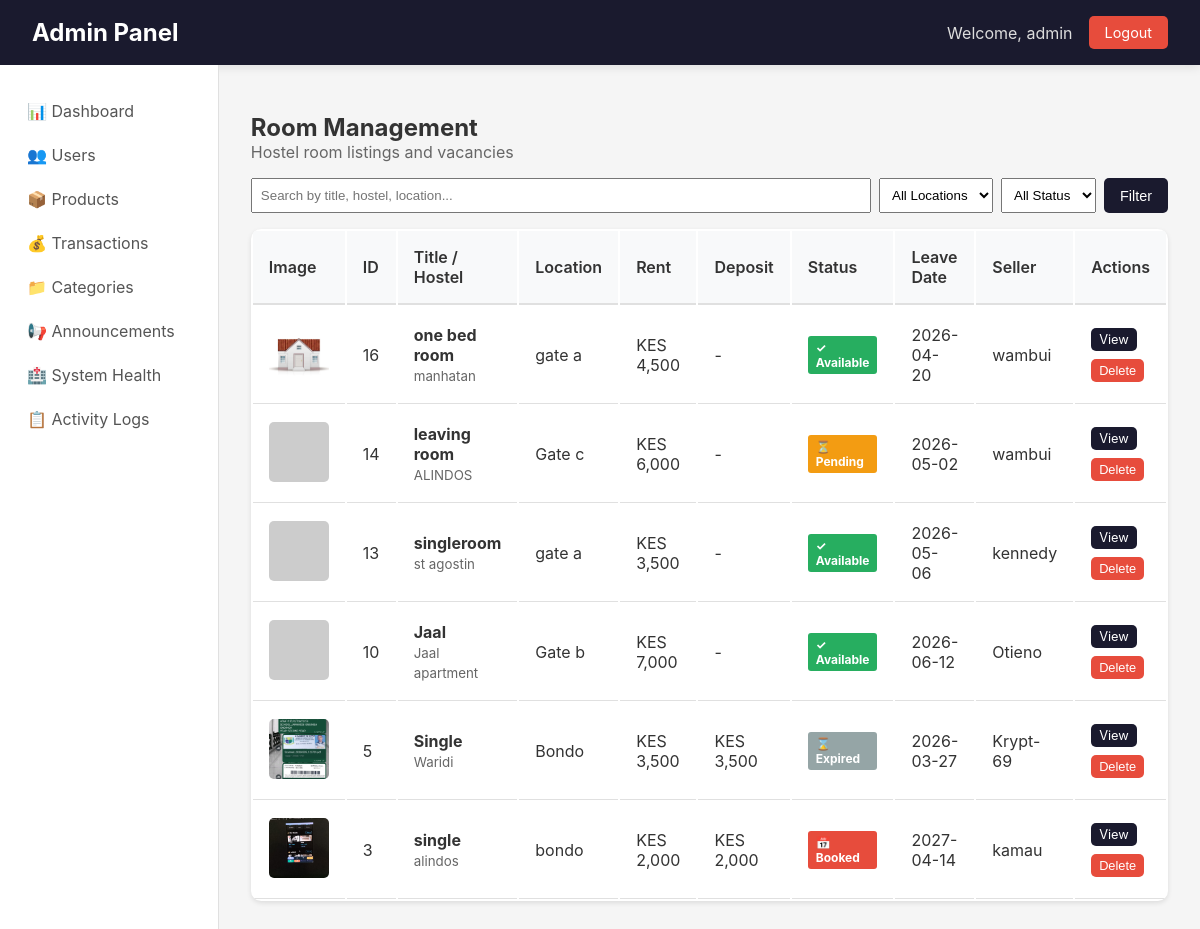
The app's page /admin/rooms (signed in), older data.
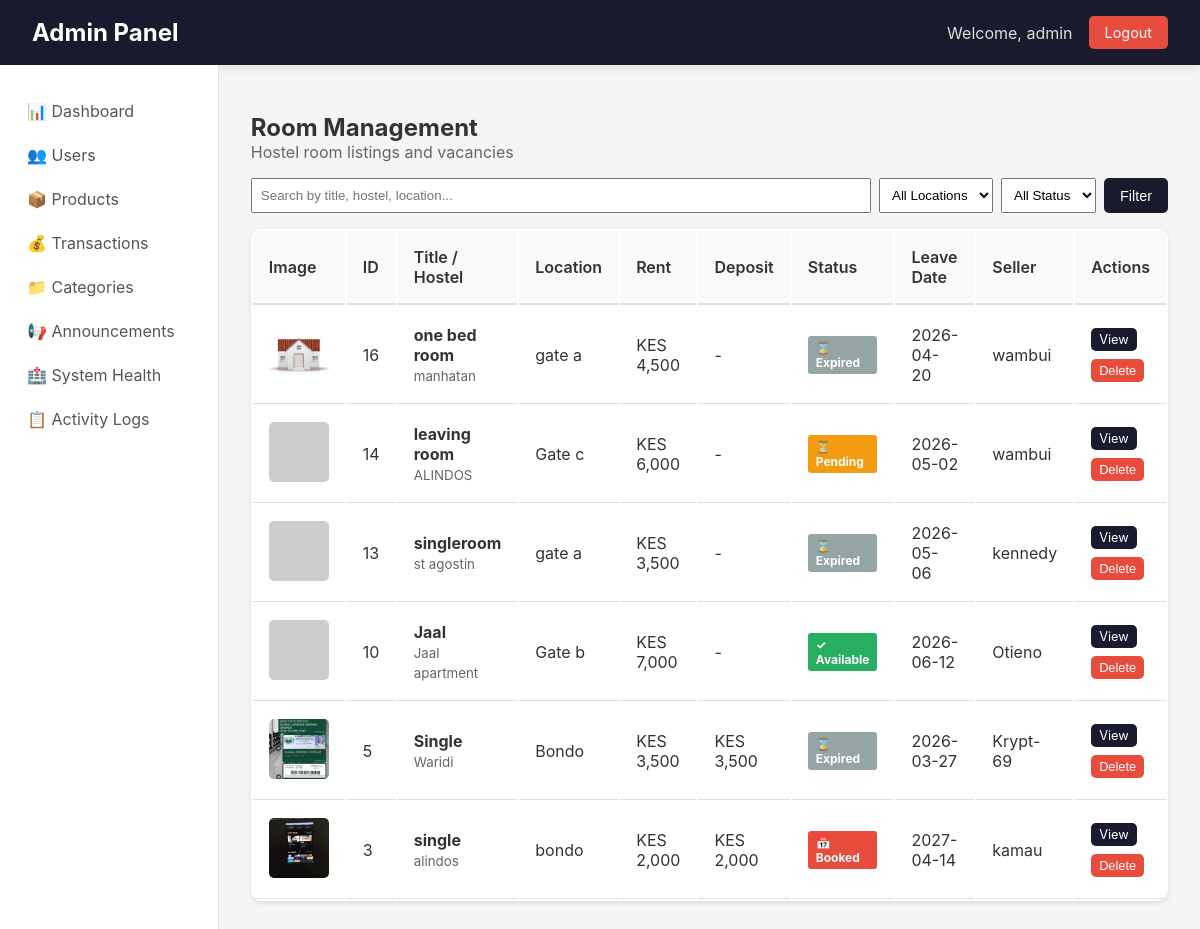
The same page, newer data.
### app/models.py (models this page shows, shortened)
class User(UserMixin, db.Model):
    __tablename__ = 'users'
    id = db.Column(db.Integer, primary_key=True)
    username = db.Column(db.String(80), unique=True, nullable=False)
    email = db.Column(db.String(120), unique=True, nullable=False)
    password_hash = db.Column(db.String(256))
    phone = db.Column(db.String(20))
    created_at = db.Column(db.DateTime, default=datetime.utcnow)
    google_id = db.Column(db.String(100), unique=True, nullable=True)
    profile_picture = db.Column(db.String(500), nullable=True)
    products = db.relationship('Product',
        foreign_keys='Product.seller_id',
        back_populates='seller',
        lazy=True
    )
    payments = db.relationship('Payment',
        back_populates='payment_user',
        lazy=True
    )
    phone_number = db.Column(db.String(20))
    campus_location = db.Column(db.String(100))
    hostel_name = db.Column(db.String(100))
    hostel_room = db.Column(db.String(20))
    whatsapp_number = db.Column(db.String(20))
    show_contact_details = db.Column(db.Boolean, default=True)
    contact_preference = db.Column(db.String(20), default='whatsapp')
    is_admin = db.Column(db.Boolean, default=False)
    conversations_as_buyer = db.relationship('Chat',
        foreign_keys='Chat.buyer_id',
        back_populates='buyer',
        lazy=True,
        cascade='all, delete-orphan'
    )
    conversations_as_seller = db.relationship('Chat',
        foreign_keys='Chat.seller_id',
        back_populates='seller',
        lazy=True,
        cascade='all, delete-orphan'
    )
    sent_messages = db.relationship('Message',
        foreign_keys='Message.sender_id',
        back_populates='sender',
        lazy=True,
        cascade='all, delete-orphan'
    )
    sent_offers = db.relationship('Offer',
        foreign_keys='Offer.buyer_id',
        back_populates='offer_buyer',
        lazy=True
    )
    received_offers = db.relationship('Offer',
        foreign_keys='Offer.seller_id',
        back_populates='offer_seller',
        lazy=True
    )

class Product(db.Model):
    __tablename__ = 'products'
    id = db.Column(db.Integer, primary_key=True)
    title = db.Column(db.String(100), nullable=False)
    description = db.Column(db.Text)
    price = db.Column(db.Float, nullable=False)
    condition = db.Column(db.String(20))
    contact_info = db.Column(db.Text)
    is_fast_moving = db.Column(db.Boolean, default=False)
    is_active = db.Column(db.Boolean, default=True)
    is_sold = db.Column(db.Boolean, default=False)
    Token = db.Column(db.Float, nullable=False)
    category_id = db.Column(db.Integer, db.ForeignKey('categories.id'), nullable=False)
    seller_id = db.Column(db.Integer, db.ForeignKey('users.id'), nullable=False)
    image_group_id = db.Column(db.Integer, db.ForeignKey('product_image_groups.id'), nullable=True)
    created_at = db.Column(db.DateTime, default=datetime.utcnow)
    updated_at = db.Column(db.DateTime, default=datetime.utcnow, onupdate=datetime.utcnow)
    hostel_name = db.Column(db.String(100), nullable=False, default='')
    location = db.Column(db.String(100), nullable=False, default='')
    leave_date = db.Column(db.DateTime, nullable=False, default=datetime.utcnow)
    room_type = db.Column(db.String(20), default='single')
    deposit = db.Column(db.Float, default=0)
    commission_percentage = db.Column(db.Float, default=0)
    is_commission_listing = db.Column(db.Boolean, default=False)
    status = db.Column(db.String(20), default='available')
    agreement_user_id = db.Column(db.Integer, db.ForeignKey('users.id'), nullable=True)
    agreement_expires_at = db.Column(db.DateTime, nullable=True)
    booked_at = db.Column(db.DateTime, nullable=True)
    total_unlocks = db.Column(db.Integer, default=0)
    last_interest_update = db.Column(db.DateTime, default=datetime.utcnow)
    payments = db.relationship('Payment', back_populates='product', lazy=True, cascade="all, delete-orphan")
    chats = db.relationship('Chat', back_populates='product', lazy=True, cascade='all, delete-orphan')
    offers = db.relationship('Offer', back_populates='product', lazy=True, cascade='all, delete-orphan')
    unlocks = db.relationship(
    'ProductUnlock',
    back_populates='product',
    cascade='all, delete-orphan'
)
    notifications = db.relationship(
    'Notification',
    back_populates='product',
    cascade='all, delete-orphan'
)
    agreement_user = db.relationship('User', foreign_keys=[agreement_user_id])
    category = db.relationship('Category', back_populates='products')
    seller = db.relationship('User', foreign_keys=[seller_id], back_populates='products')
    image_group = db.relationship('ProductImageGroup', back_populates='product')

class ProductImage(db.Model):
    __tablename__ = 'product_images'
    id = db.Column(db.Integer, primary_key=True)
    filename = db.Column(db.String(255), nullable=False)
    filepath = db.Column(db.String(500), nullable=False)
    uploaded_at = db.Column(db.DateTime, default=datetime.utcnow)
    group_id = db.Column(db.Integer, db.ForeignKey('product_image_groups.id'))
    group = db.relationship('ProductImageGroup', back_populates='images')

### app/admin/routes.py (the view)
@admin_bp.route('/rooms')
@login_required
@admin_required
def rooms():
    page = request.args.get('page', 1, type=int)
    search = request.args.get('search', '')
    status = request.args.get('status', 'all')
    location = request.args.get('location', '')
    query = Product.query.filter(
        Product.hostel_name != '',
        Product.hostel_name.isnot(None)
    )
    if search:
        query = query.filter(
            (Product.title.ilike(f'%{search}%')) |
            (Product.hostel_name.ilike(f'%{search}%')) |
            (Product.location.ilike(f'%{search}%'))
        )
    if location:
        query = query.filter(Product.location.ilike(f'%{location}%'))
    if status == 'available':
        query = query.filter(Product.status == 'available', Product.is_active == True)
    elif status == 'pending':
        query = query.filter(Product.status == 'pending')
    elif status == 'booked':
        query = query.filter(Product.status == 'booked')
    elif status == 'expired':
        query = query.filter(Product.status == 'expired')
    elif status == 'inactive':
        query = query.filter(Product.is_active == False)
    rooms = query.order_by(Product.created_at.desc()).paginate(page=page, per_page=20, error_out=False)
    locations = db.session.query(Product.location).filter(
        Product.hostel_name != '',
        Product.location != ''
    ).distinct().all()
    locations = [loc[0] for loc in locations if loc[0]]
    return render_template('admin/rooms.html', rooms=rooms, search=search, status=status, location=location, locations=locations)

### app/admin/routes.py (called while the page is built)
def admin_required(f):
    @wraps(f)
    def decorated_function(*args, **kwargs):
        if not current_user.is_authenticated:
            flash('Please login to access admin area.', 'warning')
            return redirect(url_for('auth.login'))
        if not current_user.is_admin:
            flash('Admin access required.', 'error')
            return redirect(url_for('main.index'))
        return f(*args, **kwargs)
    return decorated_function

### app/models.py (called while the page is built)
@login_manager.user_loader
def load_user(user_id):
    return User.query.get(int(user_id))

### app/templates/admin/rooms.html (shortened to what this page needs)
{% extends "admin/base.html" %}
{% block content %}
<h2>Room Management</h2>
<p style="color: #666; margin-bottom: 1rem;">Hostel room listings and vacancies</p>
<div style="margin-bottom: 1rem;">
    <form method="GET" style="display: flex; gap: 0.5rem; flex-wrap: wrap;">
        <input type="text" name="search" placeholder="Search by title, hostel, location..." value="{{ search }}" style="flex: 2; padding: 0.5rem;">
        <select name="location" style="padding: 0.5rem;">
            <option value="">All Locations</option>
        </select>
        <select name="status" style="padding: 0.5rem;">
            <option value="all" {% if status == 'all' %}selected{% endif %}>All Status</option>
        </select>
        <button type="submit" class="btn btn-primary">Filter</button>
    </form>
</div>
<table class="data-table">
    <thead>
        <tr>
            <th>Image</th>
            <th>ID</th>
            <th>Title / Hostel</th>
            <th>Location</th>
            <th>Rent</th>
            <th>Deposit</th>
            <th>Status</th>
            <th>Leave Date</th>
            <th>Seller</th>
            <th>Actions</th>
        </tr>
    </thead>
    <tbody>
        {% for room in rooms.items %}
        <tr>
            <td>
                {% if room.image_group and room.image_group.images %}
                    <img src="{{ url_for('static', filename='uploads/product_images/' + room.image_group.images[0].filename) }}"
                         class="room-image"
                         alt="{{ room.title }}"
                         onerror="this.onerror=null; this.src='https://via.placeholder.com/60?text=No+Image'">
                {% else %}
                    <div style="width: 60px; height: 60px; background: #f0f0f0; display: flex; align-items: center; justify-content: center; border-radius: 5px;">🏠</div>
                {% endif %}
            </td>
            <td>{{ room.id }}</td>
            <td>
                <strong>{{ room.title[:35] }}</strong><br>
                <small style="color: #666;">{{ room.hostel_name }}</small>
            </td>
            <td>{{ room.location }}</td>
            <td>KES {{ "{:,.0f}".format(room.price) }}</td>
            <td>{% if room.deposit > 0 %}KES {{ "{:,.0f}".format(room.deposit) }}{% else %}-{% endif %}</td>
            <td>
                <span class="status-badge status-{{ room.status }}">
                    {% if room.status == 'available' %}✓ Available
                    {% elif room.status == 'pending' %}⏳ Pending
                    {% elif room.status == 'booked' %}📅 Booked
                    {% elif room.status == 'expired' %}⌛ Expired
                    {% else %}❌ Inactive{% endif %}
                </span>
            </td>
            <td>{{ room.leave_date.strftime('%Y-%m-%d') if room.leave_date else '-' }}</td>
            <td>{{ room.seller.username if room.seller else 'N/A' }}</td>
            <td>
                <div style="display: flex; gap: 0.5rem; flex-wrap: wrap;">
                    <a href="{{ url_for('admin.room_detail', room_id=room.id) }}" class="btn btn-sm btn-primary">View</a>
                    <form method="POST" action="{{ url_for('admin.delete_room', room_id=room.id) }}"
                          onsubmit="return confirm('Delete this room listing? This cannot be undone.');"
                          style="display: inline;">
                        <button type="submit" class="btn btn-sm btn-danger">Delete</button>
                    </form>
                </div>
            </td>
        </tr>
        {% endfor %}
    </tbody>
</table>
{% endblock %}

### app/templates/admin/base.html (shortened to what this page needs)
<!DOCTYPE html>
<html lang="en">
<head>
</head>
<body>
    <header class="admin-header">
        <h1><a href="{{ url_for('admin.dashboard') }}">Admin Panel</a></h1>
        <div class="admin-user">
            <span>Welcome, {{ current_user.username }}</span>
            <a href="{{ url_for('auth.logout') }}" class="logout-btn">Logout</a>
        </div>
    </header>
    <div class="admin-container">
        <nav class="admin-sidebar">
            <a href="{{ url_for('admin.dashboard') }}" class="{% if request.endpoint == 'admin.dashboard' %}active{% endif %}">
                📊 Dashboard
            </a>
            <a href="{{ url_for('admin.users') }}" class="{% if request.endpoint == 'admin.users' or request.endpoint == 'admin.user_detail' %}active{% endif %}">
                👥 Users
            </a>
            <a href="{{ url_for('admin.products') }}" class="{% if request.endpoint == 'admin.products' %}active{% endif %}">
                📦 Products
            </a>
            <a href="{{ url_for('admin.transactions') }}" class="{% if request.endpoint == 'admin.transactions' %}active{% endif %}">
                💰 Transactions
            </a>
            <a href="{{ url_for('admin.categories') }}" class="{% if request.endpoint == 'admin.categories' %}active{% endif %}">
                📁 Categories
            </a>
            <a href="{{ url_for('announcements.admin') }}" class="{% if request.endpoint == 'announcements.admin' %}active{% endif %}">
    📢 Announcements
</a>
<a href="{{ url_for('admin.system_health') }}" class="{% if request.endpoint == 'admin.system_health' %}active{% endif %}">
    🏥 System Health
</a>
<a href="{{ url_for('admin.admin_logs') }}" class="{% if request.endpoint == 'admin.admin_logs' %}active{% endif %}">
    📋 Activity Logs
</a>
        </nav>
        <main class="admin-content">
            {% block content %}{% endblock %}
        </main>
    </div>
</body>
</html>

### app/templates/admin/base.html (style rules this page uses)
* { margin: 0; padding: 0; box-sizing: border-box; }
body { font-family: -apple-system, BlinkMacSystemFont, 'Segoe UI', Roboto, 'Helvetica Neue', Arial, sans-serif; background: #f5f5f5; color: #333; }
.admin-header { background: #1a1a2e; color: white; padding: 1rem 2rem; display: flex; justify-content: space-between; align-items: center; box-shadow: 0 2px 10px rgba(0,0,0,0.1); }
.admin-header h1 { font-size: 1.5rem; }
.admin-header h1 a { color: white; text-decoration: none; }
.admin-user { display: flex; align-items: center; gap: 1rem; }
.admin-user span { color: #ddd; }
.logout-btn { background: #e74c3c; color: white; padding: 0.5rem 1rem; text-decoration: none; border-radius: 5px; font-size: 0.9rem; }
.admin-container { display: flex; min-height: calc(100vh - 64px); }
.admin-sidebar { width: 250px; background: white; border-right: 1px solid #e0e0e0; padding: 1.5rem 0; }
.admin-sidebar a { display: block; padding: 0.75rem 1.5rem; color: #555; text-decoration: none; transition: all 0.3s; border-left: 3px solid transparent; }
.admin-content { flex: 1; padding: 2rem; }
.data-table { background: white; border-radius: 10px; overflow: hidden; box-shadow: 0 2px 5px rgba(0,0,0,0.1); width: 100%; }
.data-table th { background: #f8f9fa; padding: 1rem; text-align: left; font-weight: 600; border-bottom: 2px solid #e0e0e0; }
.data-table td { padding: 1rem; border-bottom: 1px solid #e0e0e0; }
.btn { padding: 0.5rem 1rem; border: none; border-radius: 5px; cursor: pointer; font-size: 0.9rem; text-decoration: none; display: inline-block; }
.btn-sm { padding: 0.25rem 0.5rem; font-size: 0.8rem; }
.btn-primary { background: #1a1a2e; color: white; }
.btn-danger { background: #e74c3c; color: white; }

### app/templates/admin/rooms.html (style rules this page uses)
.room-image { width: 60px; height: 60px; object-fit: cover; border-radius: 5px; }
.status-badge { display: inline-block; padding: 0.25rem 0.5rem; border-radius: 3px; font-size: 0.75rem; font-weight: bold; }
.status-available { background: #27ae60; color: white; }
.status-pending { background: #f39c12; color: white; }
.status-booked { background: #e74c3c; color: white; }
.status-expired { background: #95a5a6; color: white; }

Row changes from the older to the newer data that the page shows:
changed Product "one bed room": status "✓ Available" → "⌛ Expired"
changed Product "singleroom": status "✓ Available" → "⌛ Expired"
